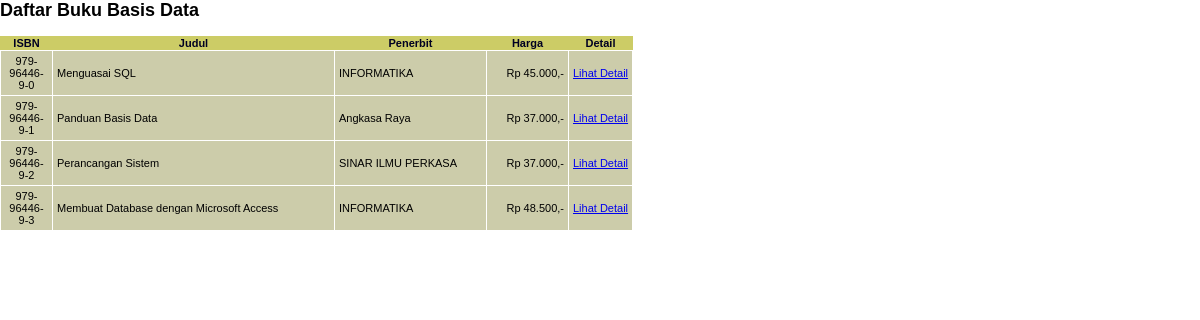
/daftarbuku.php?kat=1, run on the app's committed database.
### tables this page shows
CREATE TABLE `kategori` (
  `kategori_id` int(11) NOT NULL,
  `kategori_nama` varchar(255) NOT NULL
);

CREATE TABLE `buku` (
  `buku_isbn` char(13) NOT NULL,
  `buku_judul` varchar(255) NOT NULL,
  `penerbit_id` char(4) NOT NULL,
  `buku_tglterbit` date NOT NULL,
  `buku_jmlhalaman` int(11) NOT NULL,
  `buku_deskripsi` varchar(255) NOT NULL,
  `buku_harga` int(11) NOT NULL
);

CREATE TABLE `penerbit` (
  `penerbit_id` char(4) NOT NULL,
  `penerbit_nama` varchar(255) NOT NULL
);

### fungsi.php (called while the page is built, shortened)
<?php
include("dbconn.php");
function getKategori($id) {
    global $link;
    $query = "select kategori_nama from kategori where kategori_id = $id";
    $namakategori = "";
    $result = mysqli_query($link, $query);
    if ($result) {
        list($namakategori) = mysqli_fetch_array($result);
    }
    return $namakategori;
}
?>

### daftarbuku.php (the view, shortened to what this page needs)
<html>
    <head>
        <link rel="stylesheet" href="css/framelayout.css" type="text/css">
    </head>
    <body>
        <?php
            include ("dbconn.php");
            include ("fungsi.php");
            $idkategori = $_GET['kat'];
            $namakategori = getKategori($idkategori);
        ?>
        <h2>Daftar Buku <?php echo $namakategori; ?></h2>
        <?php
            $query = "select
                        a.buku_isbn,
                        a.buku_judul,
                        b.penerbit_nama,
                        a.buku_harga
                    from
                        buku a,
                        penerbit b,
                        link_buku_kategori c
                    where
                        a.penerbit_id = b.penerbit_id and
                        a.buku_isbn = c.buku_isbn and
                        c.kategori_id = $idkategori";
            $result = mysqli_query($link, $query);
            if ($result) {
                ?>
                <table class="buku table">
                    <tr>
                        <th width="50">ISBN</th>
                        <th width="280">Judul</th>
                        <th width="150">Penerbit</th>
                        <th width="80">Harga</th>
                        <th>Detail</th>
                    </tr>
                    <?php
                        while ($row = mysqli_fetch_array($result)) {
                            ?>
                            <tr>
                                <td><?php echo $row[0]; ?></td>
                                <td align="left"><?php echo $row[1]; ?></td>
                                <td align="left"><?php echo $row[2]; ?></td>
                                <td align="right">
                                    <?php
                                        echo "Rp " . number_format($row[3], 0, '', '.') . ',-';
                                    ?>
                                </td>
                                <td><a href="detailbuku.php?isbn=<?php echo $row[0]; ?>">Lihat Detail</a></td>
                            </tr>
                            <?php
                        }
                    ?>
                </table>
                <?php
            }
        ?>
    </body>
</html>

### css/framelayout.css (style rules this page uses)
body, html { margin: 0; padding: 0; color: #000; background: #fff; font: 12px Verdana, Arial, Helvetica, sans-serif; }
table.buku { text-align: center; font-family: Verdana, Geneva, Arial, Helvetica, sans-serif; font-weight: normal; font-size: 11px; color: #002; background-color: #cc6; border: 0px; border-collapse: collapse; border-spacing: 0px; }
table.buku td { background-color: #cca; color: #000; padding: 4px; border: 1px #fff solid; }

### data on the page
kategori: kategori_nama "Basis Data"
buku: buku_isbn "979-96446-9-0", buku_judul "Menguasai SQL", penerbit.penerbit_nama "INFORMATIKA", buku_harga "45.000"
buku: buku_isbn "979-96446-9-1", buku_judul "Panduan Basis Data", penerbit.penerbit_nama "Angkasa Raya", buku_harga "37.000"
buku: buku_isbn "979-96446-9-2", buku_judul "Perancangan Sistem", penerbit.penerbit_nama "SINAR ILMU PERKASA", buku_harga "37.000"
buku: buku_isbn "979-96446-9-3", buku_judul "Membuat Database dengan Microsoft Access", penerbit.penerbit_nama "INFORMATIKA", buku_harga "48.500"
